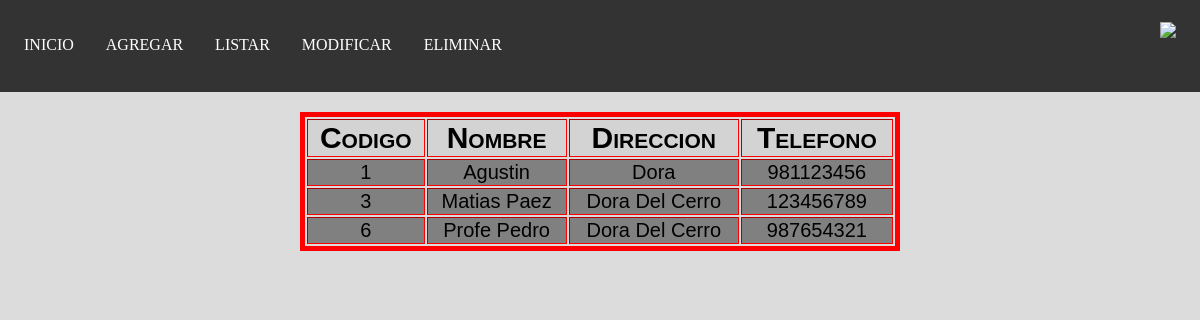
The page /listCli.php on the database its author committed.
### tables this page shows
CREATE TABLE `clientes` (
  `codCliente` int(11) NOT NULL,
  `nombre` varchar(50) DEFAULT NULL,
  `direccion` varchar(255) DEFAULT NULL,
  `telefono` int(11) NOT NULL
);

### listCli.php (the view, shortened to what this page needs)
<!DOCTYPE html>
<html lang="en">
<head>
    <link rel="stylesheet" href="main.css">
</head>
<body>
    <ul>
        <li><a href="main.php">INICIO</a></li>
        <li><a href="agregar.php">AGREGAR</a></li>
        <li><a href="listar.php">LISTAR</a></li>
        <li><a href="modificar.php">MODIFICAR</a></li>
        <li><a href="eliminar.php">ELIMINAR</a></li>
        <li class="name"><img class="nav" src="../SaltarinBD/logo_main.png"></li>
    </ul>
<div class="flex-container">
    <?php
    include 'conexion.php';
    $sql="SELECT * FROM Clientes";
    $tabla=mysqli_query($link,$sql) or die ("Error en la consulta");
    $cantFilas=mysqli_num_rows($tabla);
        echo("<table border='1'>");
        for ($z=0;$z<=$cantFilas;$z++){
        if ($z==0){
            echo("
            <th>Codigo</th>
            <th>Nombre</th>
            <th>Direccion</th>
            <th>Telefono</th>
            ");
        }
        else{
            $fila=mysqli_fetch_array($tabla);
            echo("<tr>");
            echo("<td>".$fila["codCliente"]."</td>");
            echo("<td>".$fila["nombre"]."</td>");
            echo("<td>".$fila["direccion"]."</td>");
            echo("<td>".$fila["telefono"]."</td>");
        }
        }
        echo("</table>");
    ?>
</div>
</body>
</html>

### main.css (style rules this page uses)
body { background-color: gainsboro; text-align: center; }
.flex-container { display: flex; flex-flow:row wrap; justify-content: center; align-items: center; }
ul { list-style-type: none; margin: -10px; padding: 10px; overflow: hidden; background-color: #333; }
li { float: left; }
li a { display: block; color: white; text-align: center; padding: 28px 16px; text-decoration: none; font-variant:small-caps; }
.name { display: block; float: right; padding: 14px 16px; text-decoration: none; font-variant:small-caps; }
.nav { width: 70px; }
table { text-align: center; border: solid 5px red; width: 600px; margin-top: 30px; margin-left: auto; margin-right: auto; }
td { background-color: grey; text-transform: capitalize; font-family: 'Franklin Gothic Medium', 'Arial Narrow', Arial, sans-serif; font-size: 20px; }
th { background-color: lightgrey; font-variant: small-caps; font-family: 'Franklin Gothic Medium', 'Arial Narrow', Arial, sans-serif; font-size: 30px; }
a { text-decoration: none; color: black; }

### rows shown on the page
clientes: codCliente "1", nombre "Agustin", direccion "Dora", telefono "981123456"
clientes: codCliente "3", nombre "Matias Paez", direccion "Dora Del Cerro", telefono "123456789"
clientes: codCliente "6", nombre "Profe Pedro", direccion "Dora Del Cerro", telefono "987654321"
